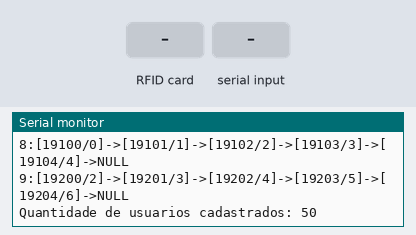
The sketch below on a simulated Arduino Uno, built with avr-gcc and run on an emulated ATmega328P. On the bench: the last lines printed to the serial monitor. The inputs (shaded band) are chosen by the test bench.

Above: at 3.6 s.
3.7 s: RFID card 5E 7A 19 C4 held to the reader
At 5.7 s:
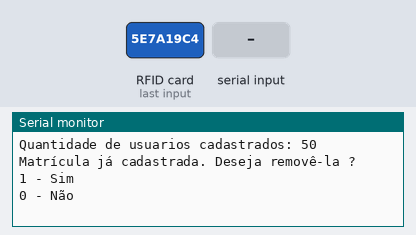
6.0 s: "90,45,200\n" received over Serial
At 6.2 s:
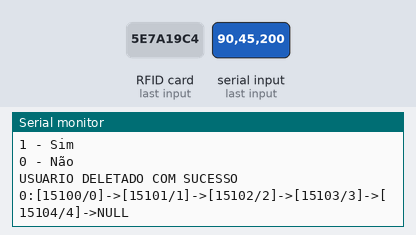
Timing chart, 0 to 9.0 s (numbered marks = the images above; inputs shaded):
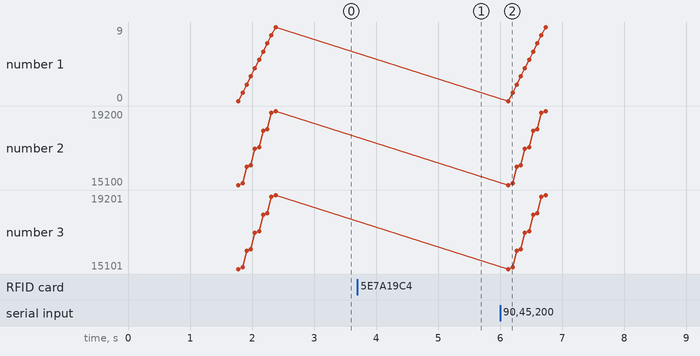

The sketch:

Principal.ino
```cpp
#include <SPI.h>
#include <MFRC522.h>
#include "Arduino.h"
#include "Noh.h"
#include "TabelaHash.h"

constexpr uint8_t RST_PIN = 9;     // Configurable, see typical pin layout above
constexpr uint8_t SS_PIN = 10;     // Configurable, see typical pin layout above

MFRC522 mfrc522(SS_PIN, RST_PIN);   // Create MFRC522 instance

MFRC522::MIFARE_Key key;

typedef int Dado;
TabelaHash th(10);

void setup(){
  Serial.begin(9600);   //Inicia a serial
  SPI.begin();      //Inicia  SPI bus
  mfrc522.PCD_Init();   //Inicia MFRC522
  Serial.println(F("Inicializado"));
  inserirDadosTeste();
}

void loop(){
  //Prepara chave - padrao de fabrica = FFFFFFFFFFFFh
  for (byte i = 0; i < 6; i++) key.keyByte[i] = 0xFF;

  ManipulaDadosRFID();

  delay (1000);
  // Halt PICC
  mfrc522.PICC_HaltA();
  // Stop encryption on PCD
  mfrc522.PCD_StopCrypto1();
}
//*********************************************************
String lerStringSerial(){
  String conteudo = "";
  char caractere;
  while(Serial.available() == 0);
  // Enquanto receber algo pela serial
  while(Serial.available() > 0) {
    // Lê byte da serial
    caractere = Serial.read();
    // Ignora caractere de quebra de linha
    if (caractere != '\n'){
      // Concatena valores
      conteudo.concat(caractere);
    }
    // Aguarda buffer serial ler próximo caractere
    delay(10);
  }
  return conteudo;
}

void ManipulaDadosRFID(){
  //Aguarda cartao
  if ( ! mfrc522.PICC_IsNewCardPresent()) {
    return;
  }
  if ( ! mfrc522.PICC_ReadCardSerial()) {
    return;
  }

  Dado matricula = modoLeituraMatricula();
  int credito = modoLeituraCredito();
//  funcao que calcula posicao pelo numero da matricula.
  int hash = th.Posicao(th.DivideChave(matricula));
  String received_string;

  if(th.Recuperar(matricula, hash) == -1){
    th.Inserir(matricula, credito, hash);
  }else{
    Serial.println("Matrícula já cadastrada. Deseja removê-la ?");
    Serial.println("1 - Sim \n0 - Não");
    if(lerStringSerial().toInt()){
      th.Remover(matricula);
    }
  }
  th.Percorrer();

  mfrc522.PICC_HaltA();
  mfrc522.PCD_StopCrypto1();
}
//*************************************************************
int modoLeituraMatricula(){
  MFRC522::StatusCode status;
  byte buffer1[18];
  byte block = 4;
  byte len = 18;
  char matricula[5];

  status = mfrc522.PCD_Authenticate(MFRC522::PICC_CMD_MF_AUTH_KEY_A, 4, &key, &(mfrc522.uid)); //line 834 of MFRC522.cpp file
  if (status != MFRC522::STATUS_OK) {
    Serial.print(F("Authentication failed: "));
    Serial.println(mfrc522.GetStatusCodeName(status));
    return;
  }

  status = mfrc522.MIFARE_Read(block, buffer1, &len);
  if (status != MFRC522::STATUS_OK) {
    Serial.print(F("Reading failed: "));
    Serial.println(mfrc522.GetStatusCodeName(status));
    return;
  }

  //PRINT FIRST NAME
  for (uint8_t i = 0; i < 16; i++)
  {
    if (buffer1[i] != 32)
    {
      if(i > 0 and i < 6){
         matricula[i - 1] = char(buffer1[i]);
      }
    }
  }
  return atoi(matricula);
}

int modoLeituraCredito(){
  MFRC522::StatusCode status;
  byte buffer2[18];
  byte block = 1;
  byte len = 18;
  char creditos[2];

  status = mfrc522.PCD_Authenticate(MFRC522::PICC_CMD_MF_AUTH_KEY_A, 1, &key, &(mfrc522.uid)); //line 834
  if (status != MFRC522::STATUS_OK) {
    Serial.print(F("Authentication failed: "));
    Serial.println(mfrc522.GetStatusCodeName(status));
    return;
  }

  status = mfrc522.MIFARE_Read(block, buffer2, &len);
  if (status != MFRC522::STATUS_OK) {
    Serial.print(F("Reading failed: "));
    Serial.println(mfrc522.GetStatusCodeName(status));
    return;
  }

  for (uint8_t i = 0; i < 16; i++) {
    if(i < 2){
      creditos[i] = char(buffer2[i]);
    }
  }

  int creditoConvert = atoi(creditos);
  while(creditoConvert > 20){
    creditoConvert = creditoConvert / 10;
  }
  return creditoConvert;
}

//Cria 50 dados e insere na hash
void inserirDadosTeste(){
  Dado matricula1;
  Dado matricula2;
  for(int j = 15; j <= 19; j++){
    for(int i = 0; i < 5; i++){
      matricula1 = (j * 1000) + 100 + i;
      int hash = th.Posicao(th.DivideChave(matricula1));
      th.Inserir(matricula1, i, hash);
      matricula2 = (j * 1000) + 200 + i;
      hash = th.Posicao(th.DivideChave(matricula2));
      th.Inserir(matricula2, i + 2, hash);
    }
  }
  th.Percorrer();
}
```

Noh.cpp
```cpp
#include "Noh.h"

typedef int Dado;

Noh::Noh(Dado c, int v){
  matricula = c;
  creditos = v;
  proximo = nullptr;
}
```

Noh.h
```cpp
#ifndef NOH_H
#define NOH_H

typedef int Dado;

class Noh{
  friend class TabelaHash;
  private:
    Dado matricula;
    int creditos;
    Noh* proximo;
  public:
    Noh(Dado c, int v);
};
#endif
```

TabelaHash.cpp
```cpp
#include "TabelaHash.h"
#include "Noh.h"
#include "Arduino.h"

typedef int Dado;

int Fun(int chave){
  int h = (2*((chave-(chave%10))/10)) % 10;
  return h;
}

int W(int chave){
  int  k = (chave%10)-1;
  return k;
}

int TabelaHash::Posicao(int chave){
  int pos = Fun(chave) + W(chave);
  return pos;
}

int TabelaHash::DivideChave(Dado chave){
    int k = chave % 10000;
    k = k/100;
    return k;
}

TabelaHash::TabelaHash(int cap){
  elementos = new Noh*[cap];
  capacidade = cap;
  tamanho = 0;
  for(int i = 0; i < cap; i++){
    elementos[i] = nullptr;
  }
}

TabelaHash::~TabelaHash(){
  for(int i = 0; i < capacidade; i++){
    Noh* atual = elementos[i];
    while(atual != nullptr){
      Noh* aux = atual;
      atual = atual->proximo;
      delete aux;
    }
  }
  delete[] elementos;
}

void TabelaHash::Inserir(Dado c, int v, int hash){
  if(Recuperar(c, hash) == -1){ // checa se o usuario nao existe no sistema.
    Noh* novo = new Noh(c, v);
    if(elementos[hash] == nullptr){ // primeira posicao do vetor nula.
      elementos[hash] = novo;
      Serial.println("\nUSUARIO INSERIDO COM SUCESSO \n");
    }
    else{ // posicao ocupada, encontra a proxima posicao nula.
      Noh* atual = elementos[hash];
      while(atual->proximo != nullptr){
        atual = atual->proximo;
      }
      atual->proximo = novo;
      Serial.println("\nUSUARIO INSERIDO COM SUCESSO \n");
    }
    tamanho++;
  }
  else{ // matricula ja cadastrada.
    Serial.println("Falha na insercao, matricula ja cadastrada!");
  }
}

int TabelaHash::Recuperar(Dado c, int hash){
  if((elementos[hash] != nullptr ) and (elementos[hash]->matricula == c)){ // testa se a posicao nao Ã© nula, e se a matricula buscada Ã© a mesma na primeira posicao.
    return elementos[hash]->creditos;
  }
  else{ // primeira matricula da posicao nao Ã© a desejada, percorre a lista.
    Noh* atual = elementos[hash];
    while((atual != nullptr) and (atual->matricula != c)){ // percorre enquanto a lista nao for nula, e atÃ© encontrar a matricula desejada.
      atual = atual->proximo;
    }
    if((atual != nullptr) and (atual->matricula == c)){ // encontrou a matricula, retorna quantidade de creditos.
      return atual->creditos;
    }
    else{ //matricula nao encontrada
      return -1;
    }
  }
}

void TabelaHash::Remover(Dado c){
  int hash = Posicao(DivideChave(c)); // calcula posicao
  if((elementos[hash] != nullptr) and (elementos[hash]->matricula == c)){ // matricula buscada e a primeira da posicao, deleta matricula.
    Noh* removido = elementos[hash];
    elementos[hash] = elementos[hash]->proximo;
    delete removido;
    Serial.println("\nUSUARIO DELETADO COM SUCESSO \n");
    tamanho--;
  }
  else{ //matricula nao e a primeira, percorre a lista.
    Noh* atual = elementos[hash];
    Noh* anterior;
    while((atual != nullptr) and (atual->matricula != c)){ // enquanto o atual for diferente de nulo, e a matricula diferente da buscada, recebe proxima matricula.
      anterior = atual;
      atual = atual->proximo;
    }
    if((atual != nullptr) and (atual->matricula == c)){ //encontrou a matricula, agora deleta.
      anterior->proximo = atual->proximo;
      delete atual;
      tamanho--;
      Serial.println("\nUSUARIO DELETADO COM SUCESSO \n");
    }
    else{ // matricula nao encontrada
      Serial.println("Falha na remocao, matricula nao encontrada!");
    }
  }
}

void TabelaHash::Percorrer(){ // imprime todos os usuarios, em suas respectivas posicoes, com matricula e quantidade de creditos.
  Noh* atual;
  for(int i = 0; i < 10; i++){
    Serial.print(i);
    Serial.print(":");
    atual = elementos[i];
    while(atual != nullptr){
      Serial.print("[");
      Serial.print(atual->matricula);
      Serial.print("/");
      Serial.print(atual->creditos);
      Serial.print("]->");
      atual = atual->proximo;
    }
    Serial.println("NULL " );
  }
  Serial.print("Quantidade de usuarios cadastrados: ");
  Serial.println(tamanho );
}
```

TabelaHash.h
```cpp
#ifndef TABELAHASH_H
#define TABELAHASH_H

#include "Noh.h"
typedef int Dado;

class TabelaHash{
  private:
    Noh** elementos;
    int capacidade;
    int tamanho;
  public:
    TabelaHash(int cap = 100);
    ~TabelaHash();
    void Inserir(Dado c, int v, int hash);
    int Recuperar(Dado c, int hash);
    void Remover(Dado c);
    void Percorrer();
    int Posicao(int chave);
    int DivideChave(Dado chave);
};
#endif
```

Measured:
- after the input at 3.7 s, the serial monitor: prints a new line after 0.78 s (image 1)
- after the input at 6.0 s, the serial monitor: prints a new line after 0.10 s (image 2)
